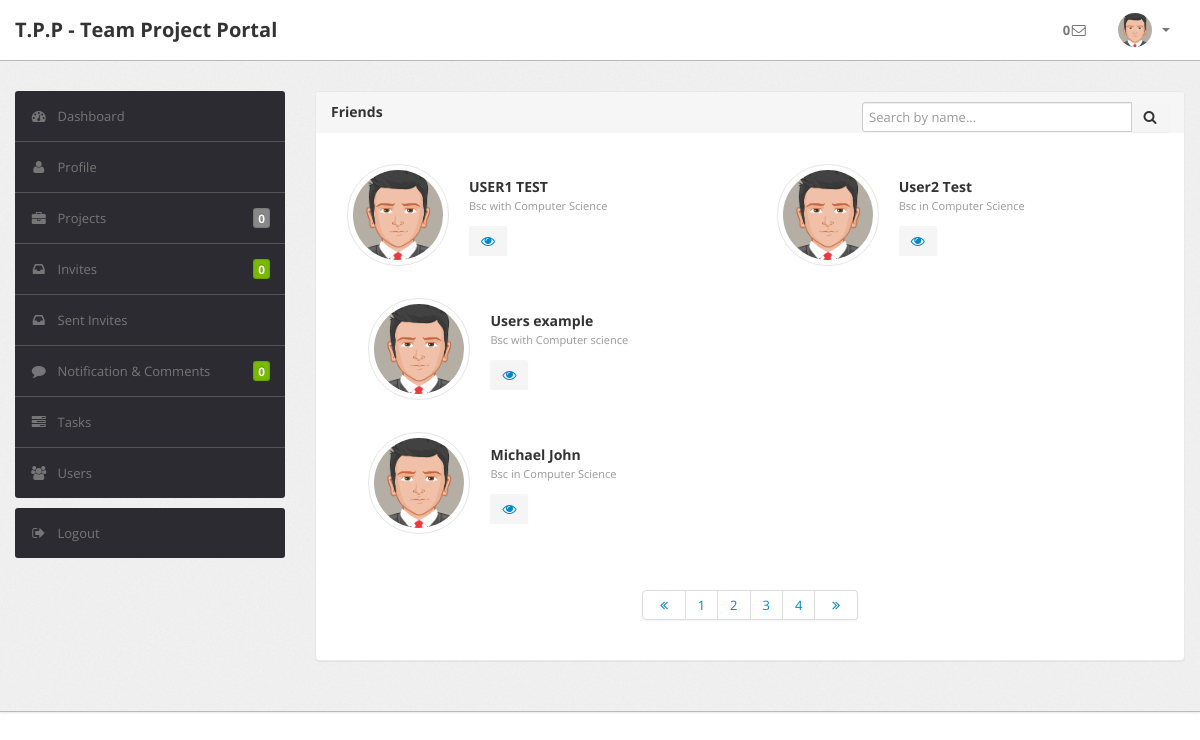
Page /users/friends.php (signed in) on the committed database.
### tables this page shows
CREATE TABLE `students` (
  `StudentID` varchar(100) NOT NULL,
  `Firstname` varchar(100) NOT NULL,
  `Lastname` varchar(100) NOT NULL,
  `Course` varchar(100) NOT NULL,
  `YoS` varchar(100) NOT NULL,
  `Mobile` varchar(100) NOT NULL,
  `Gender` varchar(100) NOT NULL,
  `Expert` varchar(100) NOT NULL,
  `Bio` text NOT NULL,
  `Passwd` varchar(100) NOT NULL,
  `Email` varchar(100) NOT NULL,
  `Country` varchar(100) NOT NULL,
  `SLanguage` varchar(100) NOT NULL,
  `Hobby` varchar(100) NOT NULL
);

### users/friends.php (the view, shortened to what this page needs)
<?php
include('../include/config.php');
?>
<!DOCTYPE html>
<html lang="en">
<head>
    <head>
        <link type="text/css" href="bootstrap/css/bootstrap.min.css" rel="stylesheet">
        <link type="text/css" href="bootstrap/css/bootstrap-responsive.min.css" rel="stylesheet">
        <link type="text/css" href="css/theme.css" rel="stylesheet">
        <link type="text/css" href="images/icons/css/font-awesome.css" rel="stylesheet">
    </head>
    <body>
        <div class="navbar navbar-fixed-top">
            <div class="navbar-inner">
                <div class="container"><a class="btn btn-navbar" data-toggle="collapse" data-target=".navbar-inverse-collapse"><i class="icon-reorder shaded"></i></a><a class="brand" href="index.php">T.P.P - Team Project Portal </a>
                    <div class="nav-collapse collapse navbar-inverse-collapse">
                        <ul class="nav pull-right">
                        <?php include_once('include/topmenu.php') ?>
                        </ul>
                    </div>
                </div>
            </div>
        </div>
        <div class="wrapper">
            <div class="container">
                <div class="row">
                <?php include_once('include/sidemenu.php')?>
                    <div class="span9">
                        <div class="content">
                            <div class="content">
                                <div class="module">
                                    <div class="module-head">
                                        <div class=" input-append pull-right">
                                            <form action="friends.php" method="post"><input type="text" name="suser" class="span3" placeholder="Search by name..."><button type="submit" name="search" class="btn"><i class="icon-search"></i></button></form>
                                        </div>
                                        <h3>Friends</h3>
                                    </div>
                                    <div class="module-body">
                                        <div class="row-fluid">
                                             <?php
                                             if(isset($_POST['search'])) {
                                                $suser=$_POST['suser'];
                                                $sid = $_SESSION['SID'];
                                                $cnt2=mysqli_query($con,"SELECT * FROM students WHERE Firstname LIKE '%{$suser}%' OR Lastname LIKE '%{$suser}%' and StudentID<>'$sid'");
                                                         while ($row2=mysqli_fetch_array($cnt2)) {
                                                    ?>
                                            <div class="span6">
                                                <div class="media user">
                                                    <a class="media-avatar pull-left" href="#">
                                                        <img src="../image/profile/avatar1.png">
                                                    </a>
                                                    <div class="media-body">
                                                        <h3 class="media-title">
                                                           <?php echo $row2['Lastname']." ".$row2['Firstname']; ?>
                                                        </h3>
                                                        <p>
                                                            <small class="muted"><?php echo $row2['Course']; ?></small></p>
                                                        <div class="media-option btn-group shaded-icon">
                                                            <!-- <button class="btn btn-small">
                                                                <i class="icon-envelope"></i>
                                                            </button> -->
                                                            <button class="btn btn-small">
                                                                <a href="other_user_profile.php?uid=<?php echo htmlentities($row2['StudentID']);?>"><i class="icon-eye-open"></i></a>
                                                            </button>
                                                        </div>
                                                    </div>
                                                </div>
                                            </div>
                                        <?php  } }
                                                       else{
                                                        $cnt1=mysqli_query($con,"SELECT * FROM students WHERE StudentID<>'$sid'");
                                                         while ($row2=mysqli_fetch_array($cnt1)) {
                                         ?>
                                            <div class="span6">
                                                <div class="media user">
                                                    <a class="media-avatar pull-left" href="#">
                                                        <img src="../image/profile/avatar1.png">
                                                    </a>
                                                    <div class="media-body">
                                                        <h3 class="media-title">
                                                           <?php echo $row2['Lastname']." ".$row2['Firstname']; ?>
                                                        </h3>
                                                        <p>
                                                            <small class="muted"><?php echo $row2['Course']; ?></small></p>
                                                        <div class="media-option btn-group shaded-icon">
                                                            <button class="btn btn-small">
                                                                <a href="other_user_profile.php?uid=<?php echo htmlentities($row2['StudentID']);?>"><i class="icon-eye-open"></i></a>
                                                            </button>
                                                        </div>
                                                    </div>
                                                </div>
                                            </div>
                                        <?php } } ?>
                                        </div>
                                        <br />
                                        <div class="pagination pagination-centered">
                                            <ul>
                                                <li><a href="#"><i class="icon-double-angle-left"></i></a></li>
                                                <li><a href="#">1</a></li>
                                                <li><a href="#">2</a></li>
                                                <li><a href="#">3</a></li>
                                                <li><a href="#">4</a></li>
                                                <li><a href="#"><i class="icon-double-angle-right"></i></a></li>
                                            </ul>
                                        </div>
                                    </div>
                                </div>
                            </div>
                        </div>
                    </div>
                </div>
            </div>
        </div>
        <div class="footer">
        </div>
    </body>

### users/include/topmenu.php (shortened to what this page needs)
<?php
 $sid=$_SESSION['SID'];
?>
<li class=""><a href="invite.php"><span><?php $cnt=mysqli_query($con,"select * from invite where Receiver='$sid' and Istatus = 'Pending'");
            $nms=mysqli_num_rows($cnt); echo $nms; ?></span><i class="icon-envelope"></i></a></li>
                                <li class="nav-user dropdown">
                                    <a href="#" class="dropdown-toggle" data-toggle="dropdown">
                                        <img src="../image/profile/avatar1.png" class="nav-avatar" />
                                        <b class="caret"></b></a>
                                </li>

### users/include/sidemenu.php
<?php
include('../include/config.php');
if(strlen($_SESSION['login'])==0)
    {
        $_SESSION['Message']="You have to login in first";
header('location:../signin.php');
}
else{
  $sid = $_SESSION['SID'];
}
?>
 <div class="span3">
                            <div class="sidebar">
                                <ul class="widget widget-menu unstyled">
                                    <li class="active"><a href="index.php"><i class="menu-icon icon-dashboard"></i>Dashboard
                                </a></li>
                                    <li><a href="profile.php"><i class="menu-icon icon-user"></i>Profile</a></li>
                                    <li><a href="project.php"><i class="menu-icon icon-briefcase"></i>Projects <b class="label blue pull-right">
                                    <?php $onpro=mysqli_query($con,"select * from team,project,students where Member='$sid' and team.Pname=project.Pname and Member=StudentID and team.Tstatus='Active'");
            $onpro1=mysqli_num_rows($onpro); echo $onpro1; ?></b> </a>
                                    </li>
                                    <li><a href="invite.php"><i class="menu-icon icon-inbox"></i>Invites <b class="label green pull-right">
                                    <?php $cnt=mysqli_query($con,"select * from invite where Receiver='$sid' and Istatus = 'Pending'");
            $nms=mysqli_num_rows($cnt); echo $nms; ?></b> </a></li>
            <li><a href="sentinvite.php"><i class="menu-icon icon-inbox"></i>Sent Invites
                                    </a></li>
                                     <li><a href="notification.php"><i class="menu-icon icon-comment"></i>Notification & Comments <b class="label green pull-right">
                                     <?php $cnt2=mysqli_query($con,"select * from pnotification where Receiver='$sid' and nstatus = 'unread'");
            $nms=mysqli_num_rows($cnt2); echo $nms; ?></b></a></li>
                                    <li><a href="task.php"><i class="menu-icon icon-tasks"></i>Tasks </a></li>
                                    <li><a href="friends.php"><i class="menu-icon icon-group"></i>Users</a></li>
                                </ul>
                                <ul class="widget widget-menu unstyled">
                                    <li><a href="logout.php"><i class="menu-icon icon-signout"></i>Logout </a></li>
                                </ul>
                            </div>
                        </div>

### rows in the picture
students: Lastname "USER1", Firstname "TEST", Course "Bsc with Computer Science"
students: Lastname "User2", Firstname "Test", Course "Bsc in Computer Science"
students: Lastname "Users", Firstname "example", Course "Bsc with Computer science"
students: Lastname "Michael", Firstname "John", Course "Bsc in Computer Science"

### other values in the picture
$nms "0"
$onpro1 "0"
